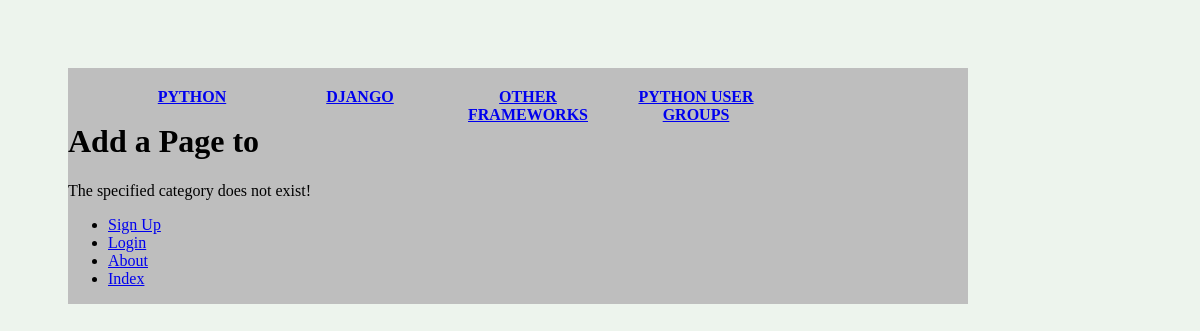
Page /rango/category/parscal/add_page/ on the earlier database version.
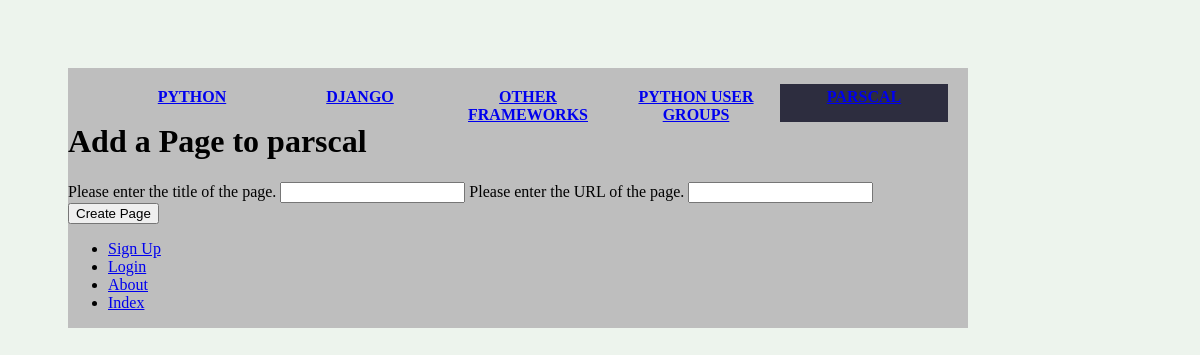
Same page on the later database version.
### rango/models.py (models this page shows, shortened)
class Category(models.Model):
    name = models.CharField(max_length=128, unique=True)
    views = models.IntegerField(default=0)
    likes = models.IntegerField(default=0)
    slug = models.SlugField(unique=True)
    class Meta:
        verbose_name_plural = 'Categories'

### rango/views.py (the view, shortened to what this page needs)
# urls.py: url(r'^category/(?P<category_name_slug>[\w\-]+)/add_page/', views.add_page, name='add_page'),
def add_page(request, category_name_slug):
    try:
        category = Category.objects.get(slug=category_name_slug)
    except Category.DoesNotExist:
        category = None
    form = PageForm()
    context_dict = {'form':form, 'category': category}
    return render(request, 'rango/add_page.html', context_dict)

### rango/forms.py (shortened to what this page needs)
class PageForm(forms.ModelForm):
    title=forms.CharField(max_length=128,
                          help_text="Please enter the title of the page.")
    url= forms.URLField(max_length=200,
                        help_text="Please enter the URL of the page.")
    views= forms.IntegerField(widget=forms.HiddenInput(),initial=0)
    class Meta:
        model= Page
        exclude= ('category',)

### rango/templatetags/rango_template_tags.py (called while the page is built)
@register.inclusion_tag('rango/cats.html')
def get_category_list(cat=None):
    return{'cats': Category.objects.all(), 'act_cat':cat}

### templates/rango/add_page.html (shortened to what this page needs)
{% extends 'rango/base.html' %}
{% load staticfiles %}
{% block body_block %}
        <h1>Add a Page to {{category.name}}</h1>
        <div>
            {% if category%}
            <form id="page_form" method="post" action="/rango/category/{{ category.slug }}/add_page/">
                {% for field in form.visible_fields %}
                {{ field.help_text }}
                {{ field }}
                {% endfor %}
                <input type="submit" name="submit" value="Create Page" />
            </form>
            {% else %}
                    The specified category does not exist!
            {% endif %}
        </div>
{% endblock %}

### templates/rango/cats.html
<ul>
{% if cats %}
    {% for c in cats %}
        {% if c == act_cat %}
            <li class="sidebar">
            <strong>
                <a href="{% url 'rango:show_category' c.slug %}">{{c.name}}</a>
            </strong>
            </li>
        {% else %}
            <li class="sidebar2">
                <a href="{% url 'rango:show_category' c.slug %}">{{c.name}}</a>
            </li>
        {% endif %}
    {% endfor %}
{% else %}
    <li><strong>There are no categories present.</strong></li>
{% endif %}
</ul>

Differences in the rows shown:
added Category: name "PARSCAL", name "parscal"
Other differences:
form field submit: (not shown) → "Create Page"
new list line: "Please enter the title of the page. "
new list line: "Please enter the URL of the page. "
text no longer shown: "The specified category does not exist!"
